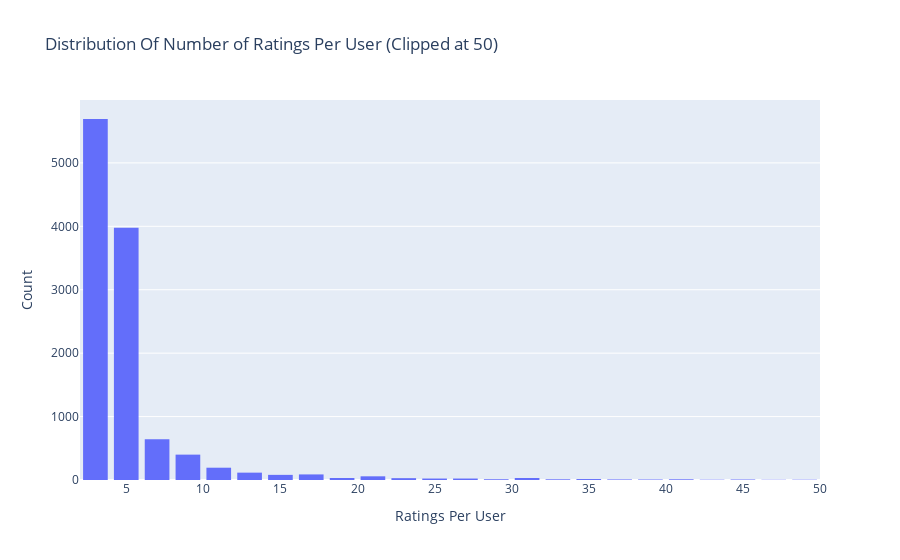

The notebook cell saved with this chart:
### Markdown cell above
### Ratings Distribution By User

### Code cell
# Number of ratings per user
data = df.groupby('componentID')['rating'].count().clip(upper=50)

# Create trace
trace = go.Histogram(x = data.values,
                     name = 'Ratings',
                     xbins = dict(start = 0,
                                  end = 50,
                                  size = 2))
# Create layout
layout = go.Layout(title = 'Distribution Of Number of Ratings Per User (Clipped at 50)',
                   xaxis = dict(title = 'Ratings Per User'),
                   yaxis = dict(title = 'Count'),
                   bargap = 0.2)

# Create plot
fig = go.Figure(data=[trace], layout=layout)
iplot(fig)

### Figure 1 — Plotly figure (JSON) as saved in the notebook; plotly's stock layout.template omitted (floating-point values rounded to 4 significant figures; data arrays with more than 128 entries replaced by an {"elided": "..."} marker saying what was removed)
{"data": [{"name": "Ratings", "type": "histogram", "x": {"elided": "11644 int values"}, "xbins": {"end": 50, "size": 2, "start": 0}}], "layout": {"bargap": 0.2, "title": {"text": "Distribution Of Number of Ratings Per User (Clipped at 50)"}, "xaxis": {"title": {"text": "Ratings Per User"}}, "yaxis": {"title": {"text": "Count"}}}}
